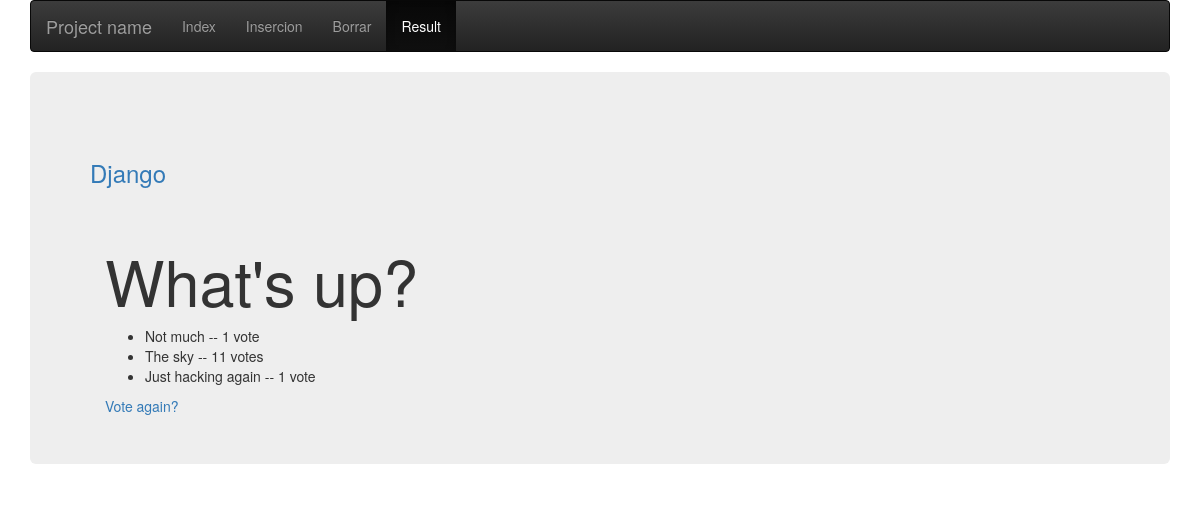
Page /polls/1/results/ on the committed database.
### polls/models.py (models this page shows, shortened)
class Question(models.Model):
    question_text = models.CharField(max_length=200)
    pub_date = models.DateTimeField('date published')
    def was_published_recently(self):
        now = timezone.now()
        return now - datetime.timedelta(days=1) <= self.pub_date <= now
    was_published_recently.admin_order_field = 'pub_date'
    was_published_recently.boolean = True
    was_published_recently.short_description = 'Published recently?'

class Choice(models.Model):
    question = models.ForeignKey(Question, on_delete=models.CASCADE)
    choice_text = models.CharField(max_length=200)
    votes = models.IntegerField(default=0)

### polls/views.py (the view)
# urls.py: url(r'^(?P<pk>[0-9]+)/results/$', views.ResultsView.as_view(), name='results'),
class ResultsView(generic.DetailView):
    model = Question
    template_name = 'polls/results.html'

### polls/templates/polls/results.html (shortened to what this page needs)
{% extends 'admin/base.html' %}
{% block activeResult %}active{% endblock activeResult %}
{% block content %}
	<h1>{{ question.question_text }}</h1>
	<ul>
		{% for choice in question.choice_set.all %}
		    <li>{{ choice.choice_text }} -- {{ choice.votes }} vote{{ choice.votes|pluralize }}</li>
		{% endfor %}
	</ul>
	<a href="{% url 'polls:detail' question.id %}">Vote again?</a>
{% endblock content %}

### rows in the picture
Question: question_text "What's up?"
Choice: choice_text "Not much", votes "1"
Choice: choice_text "The sky", votes "11"
Choice: choice_text "Just hacking again", votes "1"
